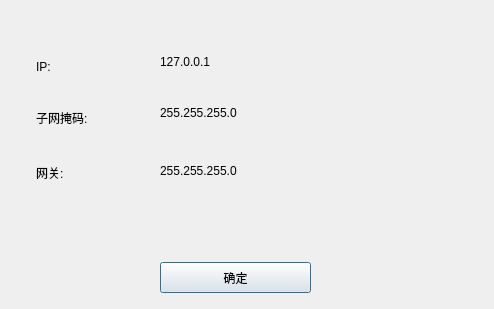
<?xml version="1.0" encoding="UTF-8"?>
<ui version="4.0">
 <class>IPConfigSucessDialog</class>
 <widget class="QDialog" name="IPConfigSucessDialog">
  <property name="geometry">
   <rect>
    <x>0</x>
    <y>0</y>
    <width>494</width>
    <height>309</height>
   </rect>
  </property>
  <property name="windowTitle">
   <string>关于</string>
  </property>
  <property name="windowIcon">
   <iconset>
    <normaloff>images/logo.png</normaloff>images/logo.png</iconset>
  </property>
  <widget class="QPushButton" name="pushButton">
   <property name="geometry">
    <rect>
     <x>160</x>
     <y>262</y>
     <width>151</width>
     <height>31</height>
    </rect>
   </property>
   <property name="text">
    <string>确定</string>
   </property>
  </widget>
  <widget class="QLabel" name="label">
   <property name="geometry">
    <rect>
     <x>36</x>
     <y>102</y>
     <width>91</width>
     <height>31</height>
    </rect>
   </property>
   <property name="text">
    <string>子网掩码:</string>
   </property>
  </widget>
  <widget class="QLabel" name="label_5">
   <property name="geometry">
    <rect>
     <x>36</x>
     <y>51</y>
     <width>91</width>
     <height>31</height>
    </rect>
   </property>
   <property name="text">
    <string>IP:</string>
   </property>
  </widget>
  <widget class="QLabel" name="label_IP">
   <property name="geometry">
    <rect>
     <x>160</x>
     <y>51</y>
     <width>300</width>
     <height>21</height>
    </rect>
   </property>
   <property name="text">
    <string>127.0.0.1</string>
   </property>
  </widget>
  <widget class="QLabel" name="label_submask">
   <property name="geometry">
    <rect>
     <x>160</x>
     <y>102</y>
     <width>300</width>
     <height>21</height>
    </rect>
   </property>
   <property name="text">
    <string>255.255.255.0</string>
   </property>
  </widget>
  <widget class="QLabel" name="label_netgate">
   <property name="geometry">
    <rect>
     <x>160</x>
     <y>160</y>
     <width>300</width>
     <height>21</height>
    </rect>
   </property>
   <property name="text">
    <string>255.255.255.0</string>
   </property>
  </widget>
  <widget class="QLabel" name="label_2">
   <property name="geometry">
    <rect>
     <x>36</x>
     <y>157</y>
     <width>91</width>
     <height>31</height>
    </rect>
   </property>
   <property name="text">
    <string>网关:</string>
   </property>
  </widget>
 </widget>
 <resources/>
 <connections/>
</ui>
